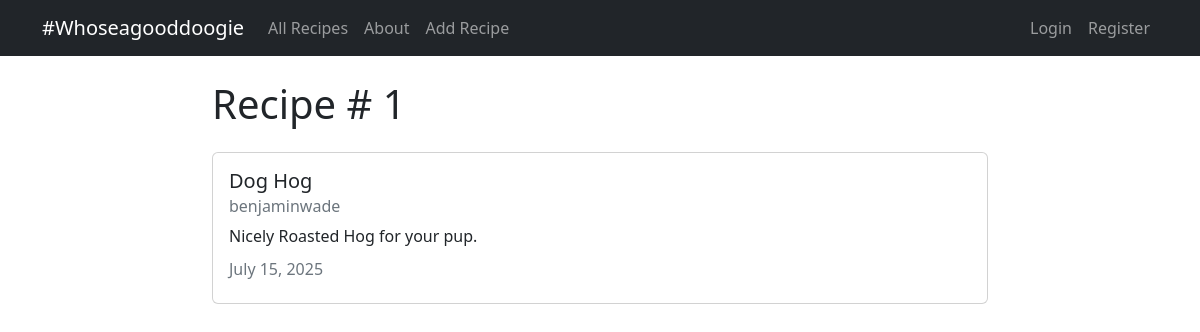
/recipe/1, run on the app's committed database.
### recipes/models.py (models this page shows, shortened)
class Recipe(models.Model):
  title = models.CharField(max_length=100)
  description = models.TextField()
  author = models.ForeignKey(User, on_delete=models.CASCADE)
  created_at = models.DateTimeField(auto_now_add=True)
  updated_at = models.DateTimeField(auto_now=True)

### recipes/views.py (the view)
# urls.py: path('recipe/<int:pk>', views.RecipeDetailView.as_view(), name="recipes-detail"),
class RecipeDetailView(DetailView):
  model = models.Recipe

### recipes/templates/recipes/recipe_detail.html (shortened to what this page needs)
{% extends "recipes/base.html" %}
{% block content %}
<h1>Recipe # {{object.id}}</h1>
<div class="card my-4">
  <div class="card-body">
    <h5 class="card-title">{{ object.title }}</h5>
    <h6 class="card-subtitle mb-2 text-muted">{{ object.author }}</h6>
    <p class="card-text">{{ object.description }}</p>
    <h6 class="card-subtitle mb-2 text-muted">
      {{ object.updated_at|date:"F d, Y" }}
    </h6>
  </div>
</div>
{% endblock content %}

### data on the page
Recipe: id "1", title "Dog Hog", author "benjaminwade", description "Nicely Roasted Hog for your pup.", updated_at "July 15, 2025"
